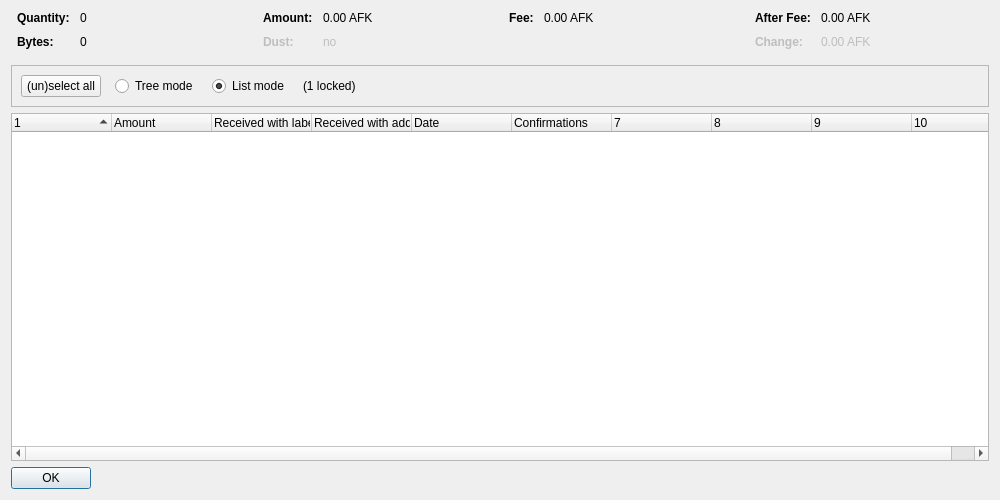
<?xml version="1.0" encoding="UTF-8"?>
<ui version="4.0">
 <class>CoinControlDialog</class>
 <widget class="QDialog" name="CoinControlDialog">
  <property name="geometry">
   <rect>
    <x>0</x>
    <y>0</y>
    <width>1000</width>
    <height>500</height>
   </rect>
  </property>
  <property name="windowTitle">
   <string>Coin Selection</string>
  </property>
  <layout class="QVBoxLayout" name="verticalLayout">
   <item>
    <layout class="QHBoxLayout" name="horizontalLayoutTop" stretch="0,0,0,0">
     <property name="topMargin">
      <number>0</number>
     </property>
     <property name="bottomMargin">
      <number>10</number>
     </property>
     <item>
      <layout class="QFormLayout" name="formLayoutCoinControl1">
       <property name="horizontalSpacing">
        <number>10</number>
       </property>
       <property name="verticalSpacing">
        <number>10</number>
       </property>
       <property name="leftMargin">
        <number>6</number>
       </property>
       <property name="rightMargin">
        <number>6</number>
       </property>
       <item row="0" column="0">
        <widget class="QLabel" name="labelCoinControlQuantityText">
         <property name="font">
          <font>
           <weight>75</weight>
           <bold>true</bold>
          </font>
         </property>
         <property name="text">
          <string>Quantity:</string>
         </property>
        </widget>
       </item>
       <item row="0" column="1">
        <widget class="QLabel" name="labelCoinControlQuantity">
         <property name="cursor">
          <cursorShape>IBeamCursor</cursorShape>
         </property>
         <property name="contextMenuPolicy">
          <enum>Qt::ActionsContextMenu</enum>
         </property>
         <property name="text">
          <string notr="true">0</string>
         </property>
         <property name="textInteractionFlags">
          <set>Qt::LinksAccessibleByMouse|Qt::TextSelectableByKeyboard|Qt::TextSelectableByMouse</set>
         </property>
        </widget>
       </item>
       <item row="1" column="0">
        <widget class="QLabel" name="labelCoinControlBytesText">
         <property name="font">
          <font>
           <weight>75</weight>
           <bold>true</bold>
          </font>
         </property>
         <property name="text">
          <string>Bytes:</string>
         </property>
        </widget>
       </item>
       <item row="1" column="1">
        <widget class="QLabel" name="labelCoinControlBytes">
         <property name="cursor">
          <cursorShape>IBeamCursor</cursorShape>
         </property>
         <property name="contextMenuPolicy">
          <enum>Qt::ActionsContextMenu</enum>
         </property>
         <property name="text">
          <string notr="true">0</string>
         </property>
         <property name="textInteractionFlags">
          <set>Qt::LinksAccessibleByMouse|Qt::TextSelectableByKeyboard|Qt::TextSelectableByMouse</set>
         </property>
        </widget>
       </item>
      </layout>
     </item>
     <item>
      <layout class="QFormLayout" name="formLayoutCoinControl2">
       <property name="horizontalSpacing">
        <number>10</number>
       </property>
       <property name="verticalSpacing">
        <number>10</number>
       </property>
       <property name="leftMargin">
        <number>6</number>
       </property>
       <property name="rightMargin">
        <number>6</number>
       </property>
       <item row="0" column="0">
        <widget class="QLabel" name="labelCoinControlAmountText">
         <property name="font">
          <font>
           <weight>75</weight>
           <bold>true</bold>
          </font>
         </property>
         <property name="text">
          <string>Amount:</string>
         </property>
        </widget>
       </item>
       <item row="0" column="1">
        <widget class="QLabel" name="labelCoinControlAmount">
         <property name="cursor">
          <cursorShape>IBeamCursor</cursorShape>
         </property>
         <property name="contextMenuPolicy">
          <enum>Qt::ActionsContextMenu</enum>
         </property>
         <property name="text">
          <string notr="true">0.00 AFK</string>
         </property>
         <property name="textInteractionFlags">
          <set>Qt::LinksAccessibleByMouse|Qt::TextSelectableByKeyboard|Qt::TextSelectableByMouse</set>
         </property>
        </widget>
       </item>
       <item row="1" column="0">
        <widget class="QLabel" name="labelCoinControlLowOutputText">
         <property name="enabled">
          <bool>false</bool>
         </property>
         <property name="font">
          <font>
           <weight>75</weight>
           <bold>true</bold>
          </font>
         </property>
         <property name="text">
          <string>Dust:</string>
         </property>
        </widget>
       </item>
       <item row="1" column="1">
        <widget class="QLabel" name="labelCoinControlLowOutput">
         <property name="enabled">
          <bool>false</bool>
         </property>
         <property name="cursor">
          <cursorShape>IBeamCursor</cursorShape>
         </property>
         <property name="contextMenuPolicy">
          <enum>Qt::ActionsContextMenu</enum>
         </property>
         <property name="text">
          <string notr="true">no</string>
         </property>
         <property name="textInteractionFlags">
          <set>Qt::LinksAccessibleByMouse|Qt::TextSelectableByKeyboard|Qt::TextSelectableByMouse</set>
         </property>
        </widget>
       </item>
      </layout>
     </item>
     <item>
      <layout class="QFormLayout" name="formLayoutCoinControl3">
       <property name="horizontalSpacing">
        <number>10</number>
       </property>
       <property name="verticalSpacing">
        <number>10</number>
       </property>
       <property name="leftMargin">
        <number>6</number>
       </property>
       <property name="rightMargin">
        <number>6</number>
       </property>
       <item row="0" column="0">
        <widget class="QLabel" name="labelCoinControlFeeText">
         <property name="font">
          <font>
           <weight>75</weight>
           <bold>true</bold>
          </font>
         </property>
         <property name="text">
          <string>Fee:</string>
         </property>
        </widget>
       </item>
       <item row="0" column="1">
        <widget class="QLabel" name="labelCoinControlFee">
         <property name="cursor">
          <cursorShape>IBeamCursor</cursorShape>
         </property>
         <property name="contextMenuPolicy">
          <enum>Qt::ActionsContextMenu</enum>
         </property>
         <property name="text">
          <string notr="true">0.00 AFK</string>
         </property>
         <property name="textInteractionFlags">
          <set>Qt::LinksAccessibleByMouse|Qt::TextSelectableByKeyboard|Qt::TextSelectableByMouse</set>
         </property>
        </widget>
       </item>
      </layout>
     </item>
     <item>
      <layout class="QFormLayout" name="formLayoutCoinControl4">
       <property name="horizontalSpacing">
        <number>10</number>
       </property>
       <property name="verticalSpacing">
        <number>10</number>
       </property>
       <property name="leftMargin">
        <number>6</number>
       </property>
       <property name="rightMargin">
        <number>6</number>
       </property>
       <item row="0" column="0">
        <widget class="QLabel" name="labelCoinControlAfterFeeText">
         <property name="font">
          <font>
           <weight>75</weight>
           <bold>true</bold>
          </font>
         </property>
         <property name="text">
          <string>After Fee:</string>
         </property>
        </widget>
       </item>
       <item row="0" column="1">
        <widget class="QLabel" name="labelCoinControlAfterFee">
         <property name="cursor">
          <cursorShape>IBeamCursor</cursorShape>
         </property>
         <property name="contextMenuPolicy">
          <enum>Qt::ActionsContextMenu</enum>
         </property>
         <property name="text">
          <string notr="true">0.00 AFK</string>
         </property>
         <property name="textInteractionFlags">
          <set>Qt::LinksAccessibleByMouse|Qt::TextSelectableByKeyboard|Qt::TextSelectableByMouse</set>
         </property>
        </widget>
       </item>
       <item row="1" column="0">
        <widget class="QLabel" name="labelCoinControlChangeText">
         <property name="enabled">
          <bool>false</bool>
         </property>
         <property name="font">
          <font>
           <weight>75</weight>
           <bold>true</bold>
          </font>
         </property>
         <property name="text">
          <string>Change:</string>
         </property>
        </widget>
       </item>
       <item row="1" column="1">
        <widget class="QLabel" name="labelCoinControlChange">
         <property name="enabled">
          <bool>false</bool>
         </property>
         <property name="cursor">
          <cursorShape>IBeamCursor</cursorShape>
         </property>
         <property name="contextMenuPolicy">
          <enum>Qt::ActionsContextMenu</enum>
         </property>
         <property name="text">
          <string notr="true">0.00 AFK</string>
         </property>
         <property name="textInteractionFlags">
          <set>Qt::LinksAccessibleByMouse|Qt::TextSelectableByKeyboard|Qt::TextSelectableByMouse</set>
         </property>
        </widget>
       </item>
      </layout>
     </item>
    </layout>
   </item>
   <item>
    <widget class="QFrame" name="frame">
     <property name="minimumSize">
      <size>
       <width>0</width>
       <height>40</height>
      </size>
     </property>
     <property name="frameShape">
      <enum>QFrame::StyledPanel</enum>
     </property>
     <property name="frameShadow">
      <enum>QFrame::Sunken</enum>
     </property>
     <layout class="QHBoxLayout" name="horizontalLayout">
      <item>
       <layout class="QHBoxLayout" name="horizontalLayoutPanel" stretch="0,0,0,0,0">
        <property name="spacing">
         <number>14</number>
        </property>
        <item>
         <widget class="QPushButton" name="pushButtonSelectAll">
          <property name="sizePolicy">
           <sizepolicy hsizetype="Maximum" vsizetype="Fixed">
            <horstretch>0</horstretch>
            <verstretch>0</verstretch>
           </sizepolicy>
          </property>
          <property name="text">
           <string>(un)select all</string>
          </property>
          <property name="autoDefault">
           <bool>false</bool>
          </property>
         </widget>
        </item>
        <item>
         <widget class="QRadioButton" name="radioTreeMode">
          <property name="sizePolicy">
           <sizepolicy hsizetype="Maximum" vsizetype="Fixed">
            <horstretch>0</horstretch>
            <verstretch>0</verstretch>
           </sizepolicy>
          </property>
          <property name="text">
           <string>Tree mode</string>
          </property>
         </widget>
        </item>
        <item>
         <widget class="QRadioButton" name="radioListMode">
          <property name="sizePolicy">
           <sizepolicy hsizetype="Maximum" vsizetype="Fixed">
            <horstretch>0</horstretch>
            <verstretch>0</verstretch>
           </sizepolicy>
          </property>
          <property name="text">
           <string>List mode</string>
          </property>
          <property name="checked">
           <bool>true</bool>
          </property>
         </widget>
        </item>
        <item>
         <widget class="QLabel" name="labelLocked">
          <property name="text">
           <string notr="true">(1 locked)</string>
          </property>
         </widget>
        </item>
        <item>
         <spacer name="horizontalSpacer">
          <property name="orientation">
           <enum>Qt::Horizontal</enum>
          </property>
          <property name="sizeHint" stdset="0">
           <size>
            <width>40</width>
            <height>20</height>
           </size>
          </property>
         </spacer>
        </item>
       </layout>
      </item>
     </layout>
    </widget>
   </item>
   <item>
    <widget class="CoinControlTreeWidget" name="treeWidget">
     <property name="contextMenuPolicy">
      <enum>Qt::CustomContextMenu</enum>
     </property>
     <property name="sortingEnabled">
      <bool>false</bool>
     </property>
     <property name="columnCount">
      <number>10</number>
     </property>
     <attribute name="headerShowSortIndicator" stdset="0">
      <bool>true</bool>
     </attribute>
     <attribute name="headerStretchLastSection">
      <bool>false</bool>
     </attribute>
     <column>
      <property name="text">
       <string/>
      </property>
     </column>
     <column>
      <property name="text">
       <string>Amount</string>
      </property>
     </column>
     <column>
      <property name="text">
       <string>Received with label</string>
      </property>
     </column>
     <column>
      <property name="text">
       <string>Received with address</string>
      </property>
     </column>
     <column>
      <property name="text">
       <string>Date</string>
      </property>
     </column>
     <column>
      <property name="text">
       <string>Confirmations</string>
      </property>
      <property name="toolTip">
       <string>Confirmed</string>
      </property>
     </column>
     <column>
      <property name="text">
       <string/>
      </property>
     </column>
     <column>
      <property name="text">
       <string/>
      </property>
     </column>
     <column>
      <property name="text">
       <string/>
      </property>
     </column>
     <column>
      <property name="text">
       <string/>
      </property>
     </column>
    </widget>
   </item>
   <item>
    <widget class="QDialogButtonBox" name="buttonBox">
     <property name="sizePolicy">
      <sizepolicy hsizetype="Maximum" vsizetype="Fixed">
       <horstretch>0</horstretch>
       <verstretch>0</verstretch>
      </sizepolicy>
     </property>
     <property name="orientation">
      <enum>Qt::Horizontal</enum>
     </property>
     <property name="standardButtons">
      <set>QDialogButtonBox::Ok</set>
     </property>
    </widget>
   </item>
  </layout>
 </widget>
 <customwidgets>
  <customwidget>
   <class>CoinControlTreeWidget</class>
   <extends>QTreeWidget</extends>
   <header>coincontroltreewidget.h</header>
  </customwidget>
 </customwidgets>
 <resources/>
 <connections/>
</ui>
